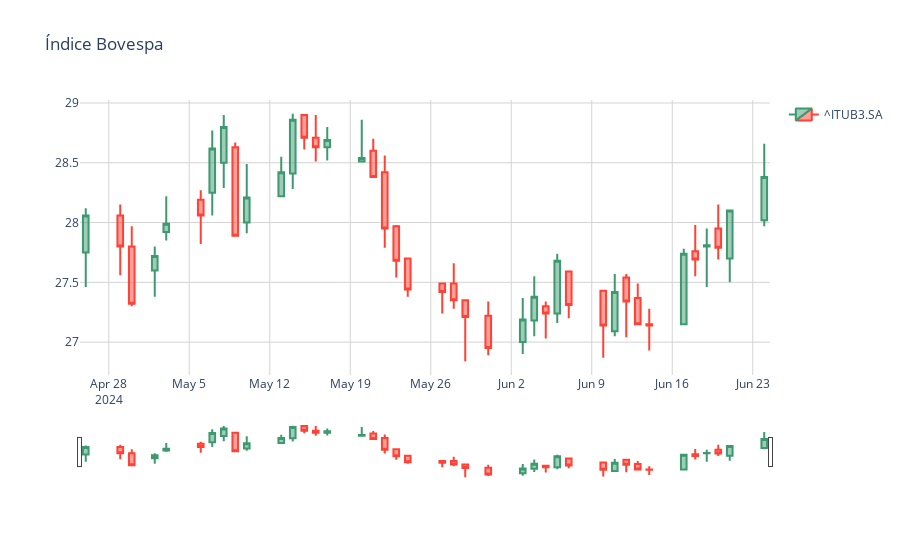

The notebook cell saved with this chart:
### Code cell
# Monte um gráfico de candlestick para esses dados.
graph = {
    'x': itu.index,
    'open': itu.Open,
    'close': itu.Close,
    'high': itu.High,
    'low': itu.Low,
    'type': 'candlestick',
    'name': '^ITUB3.SA',
    'showlegend': True
}

layout = Layout(
    paper_bgcolor='rgba(0,0,0,0)',
    plot_bgcolor='rgba(0,0,0,0)'
)

grafico = graph_objects.Figure(
    data = [graph],
    layout_title="Índice Bovespa",
    layout=layout
)
grafico.update_xaxes(showgrid=True, gridwidth=1, gridcolor='LightGrey')
grafico.update_yaxes(showgrid=True, gridwidth=1, gridcolor='LightGrey')

grafico
